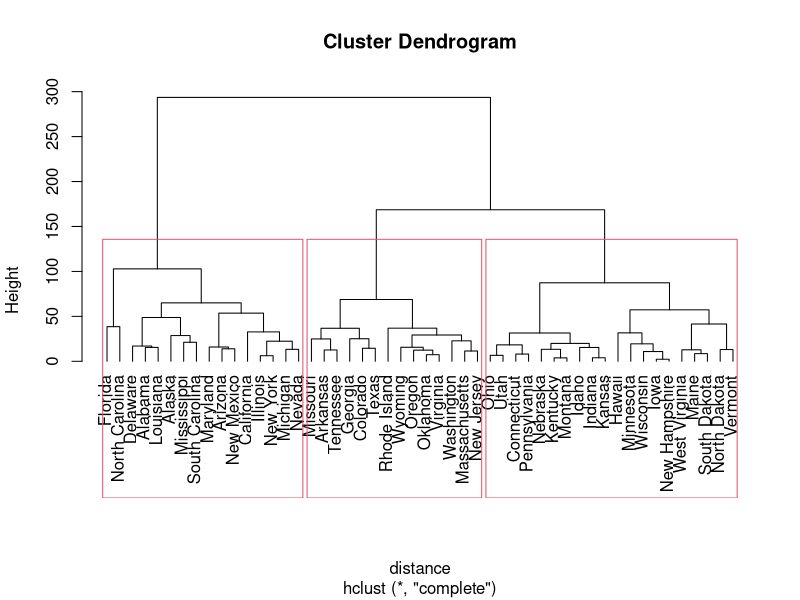
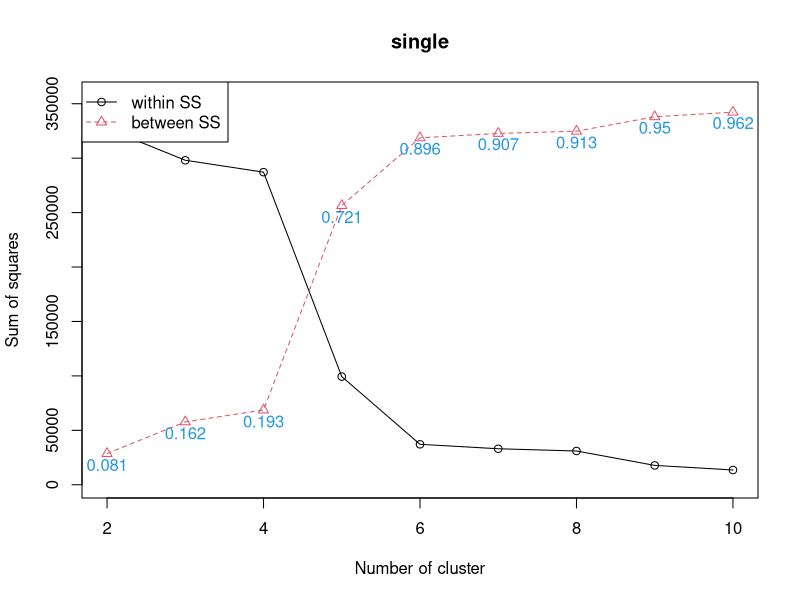
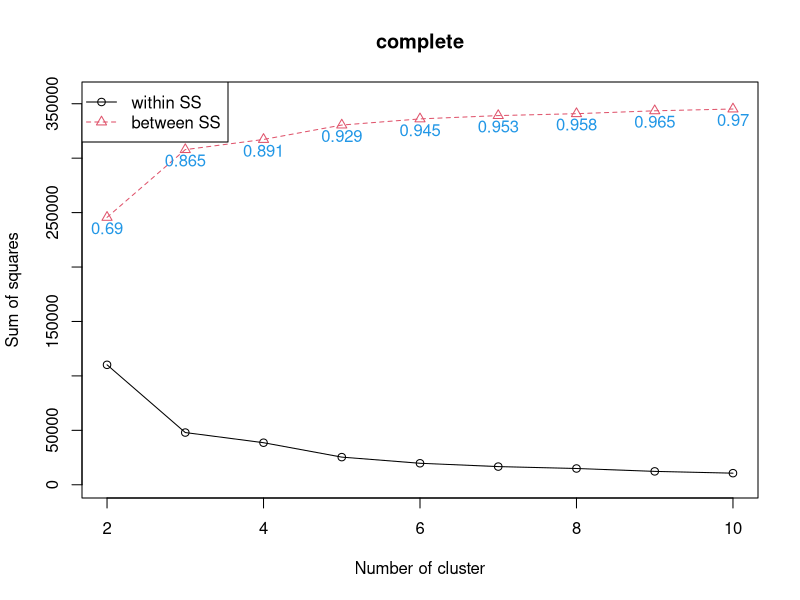
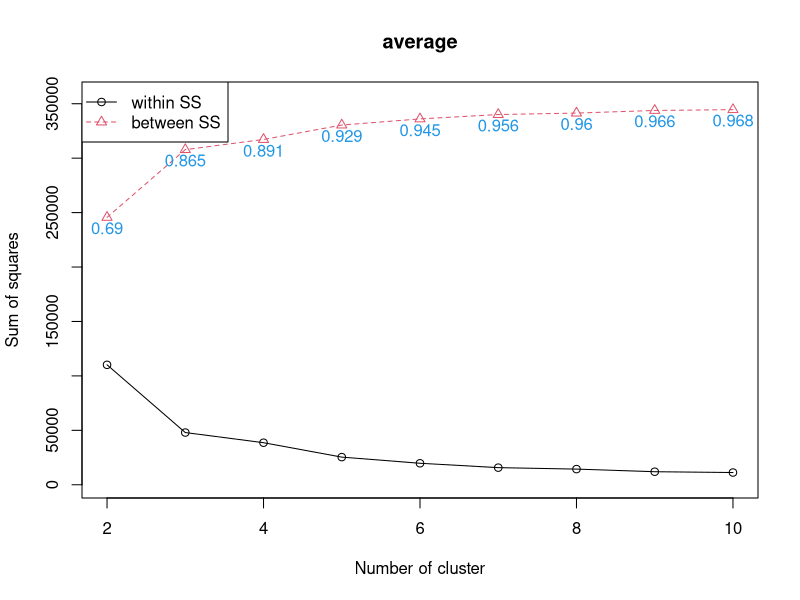
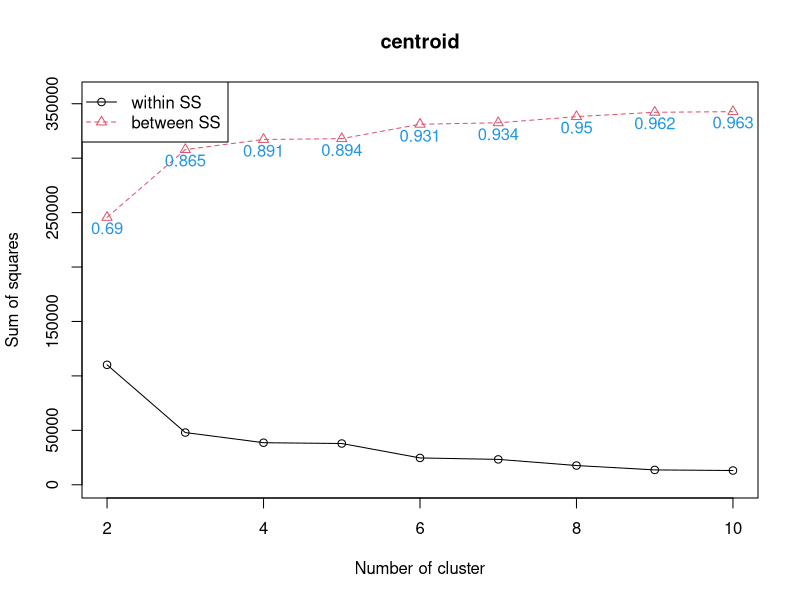
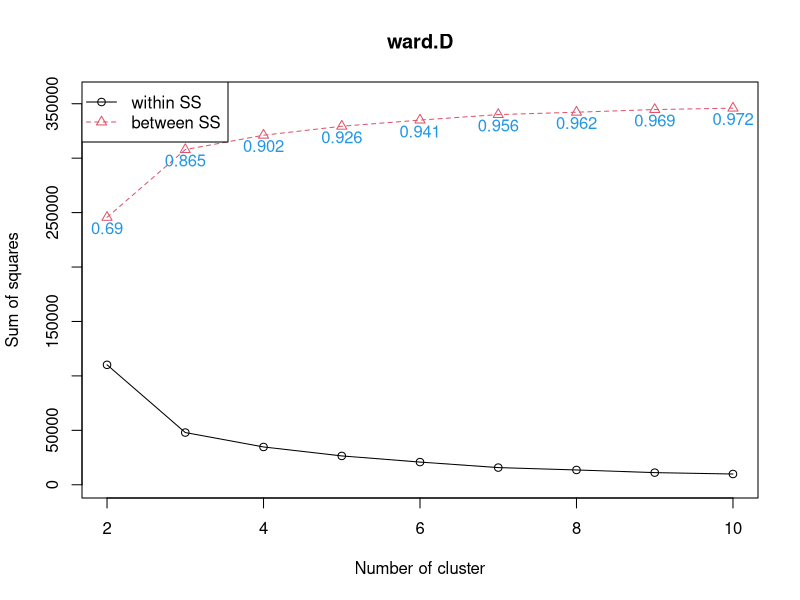

Source code (R) for these figures, in order: (Note: this script raises an error after producing the figures.)
data("USArrests")
#euclidean, manhattan, minkowski
distance <- dist(USArrests, method = "euclidean")
#singel, complete, average, centroid, ward
hc <- hclust(distance, method = "complete")
plot(hc, hang = -1)
#plot group
rect.hclust(hc,3)
#group of each factor
cutree(hc, 3)
#---------------------------------------------------------------------------------------------
cluster_method <- c("single", "complete", "average", "centroid", "ward.D")
#col mean
overall_mean <- apply(USArrests, 2, mean)
total_ss <- 0
for (i in 1:nrow(USArrests)) {
  total_ss <- total_ss + sum((USArrests[i,] - overall_mean)^2)
}
#prepare 10X3 table
g_plot <- data.frame(group = 1:10, withinss = rep(0), betweenss = rep(0,10))
for (m in cluster_method) {
  hc <- hclust(dist(USArrests, method = "euclidean"), method = m)
  for (g in 2:nrow(g_plot)) {
    withinss <- 0
    #cutree : specifying the desired number of groups
    #calculate mean of each group
    group_mean <- sapply(USArrests, tapply, cutree(hc, k=g), mean)
    #calculate ss of each group
    for (i in 1:g) {
      group <- USArrests[cutree(hc, k=g) == i, ]
      for (j in 1:nrow(group)) {
        withinss <- withinss + sum((group[j,] - group_mean[i,])^2)
      }
    }
    #set value
    g_plot$withinss[g] <- withinss
    g_plot$betweenss[g] <- total_ss - withinss
  }
  #rounds the values in its first argument to the specified number of decimal places
  per <- round(g_plot$betweenss / total_ss, 3)
  #graphics device is opened
  windows()
  plot(g_plot[2:10, "withinss"], type = "n", ylab = "Sum of squares", xlab = "Number of cluster",
       xlim = c(2,10), ylim = c(2000, total_ss), main = m)
  points(g_plot$group[2:10], g_plot[2:10, "withinss"], col = 1, lty = 1, pch = 1)
  lines(g_plot$group[2:10], g_plot[2:10, "withinss"], col = 1, lty = 1, pch = 1)
  
  points(g_plot$group[2:10], g_plot[2:10, "betweenss"], col = 2, lty = 2, pch = 2)
  lines(g_plot$group[2:10], g_plot[2:10, "betweenss"], col = 2, lty = 2, pch = 2) 
  #position : g_plot[2:10, "betweenss"] - 100000
  text(g_plot$group[2:10], g_plot[2:10, "betweenss"] - 10000, per[2:10], col = 4)
  legend("topleft", legend = c("within SS", "between SS"), col = 1:2, lty = 1:2, pch = 1:2)
}
#to know sapply-------------------------------------------------------------------------------------------
caa <- NULL
for (a in 1:length(tree_1)) {
  if(tree_1[a] == 6){
    caa <- c(caa,names(tree_1[a]))
  }     
}
length(caa)
asd <- NULL
for (q in 1:nrow(USArrests)) {
  for (w in 1:length(caa)) {
    if(caa[w] == rownames(USArrests[q,])){
      asd <- rbind(asd,USArrests[q,])
    }
  }
}
apply(asd, 2, mean)
